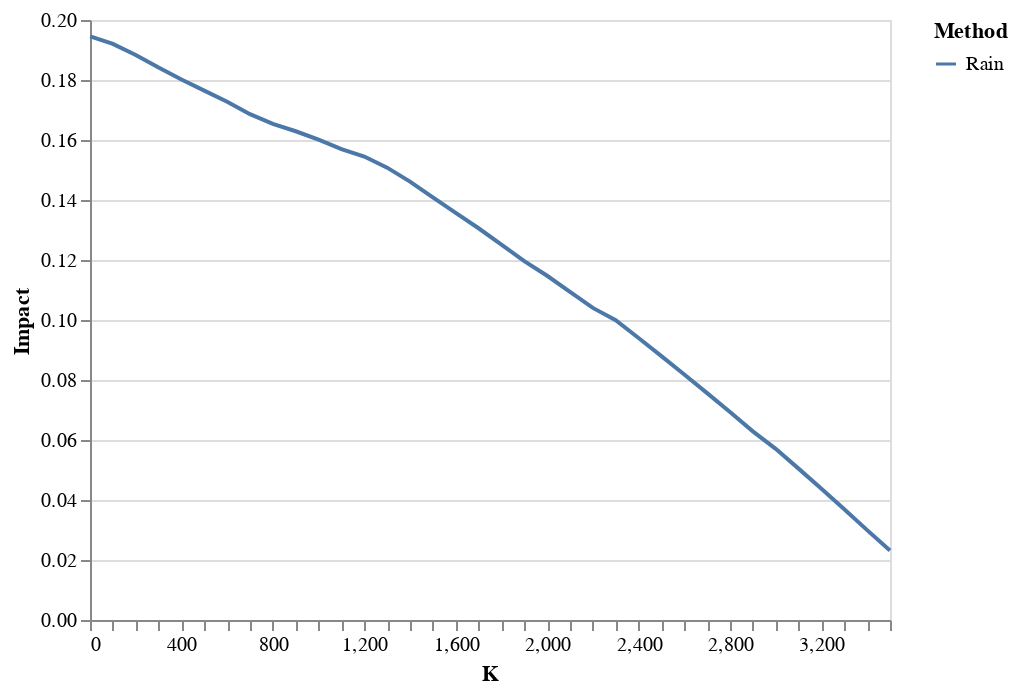

Notebook cell for this chart:
### Code cell
alt.Chart(pd.concat([df_rain])).mark_line().encode(
    alt.X('K:Q', axis=alt.Axis(tickCount=df_rain.shape[0], grid=False)),
    alt.Y("Impact:Q"),
    color = "Method"
)

### Figure 1 — Vega-Lite specification as saved in the notebook (floating-point values rounded to 4 significant figures)
{"config": {"view": {"continuousWidth": 400, "continuousHeight": 300}}, "data": {"name": "data-0aff59745d60f4f745516b4625ea2022"}, "mark": "line", "encoding": {"color": {"type": "nominal", "field": "Method"}, "x": {"type": "quantitative", "axis": {"grid": false, "tickCount": 36}, "field": "K"}, "y": {"type": "quantitative", "field": "Impact"}}, "$schema": "https://vega.github.io/schema/vega-lite/v4.8.1.json", "datasets": {"data-0aff59745d60f4f745516b4625ea2022": [{"Complain": 0.1809, "Impact": 0.1945, "F1": 0.8158, "K": 1, "Method": "Rain"}, {"Complain": 0.1821, "Impact": 0.192, "F1": 0.8163, "K": 100, "Method": "Rain"}, {"Complain": 0.1808, "Impact": 0.1884, "F1": 0.8161, "K": 200, "Method": "Rain"}, {"Complain": 0.1784, "Impact": 0.1841, "F1": 0.8168, "K": 300, "Method": "Rain"}, {"Complain": 0.1756, "Impact": 0.1802, "F1": 0.8179, "K": 400, "Method": "Rain"}, {"Complain": 0.173, "Impact": 0.1765, "F1": 0.8181, "K": 500, "Method": "Rain"}, {"Complain": 0.1694, "Impact": 0.1728, "F1": 0.8177, "K": 600, "Method": "Rain"}, {"Complain": 0.1643, "Impact": 0.1686, "F1": 0.8169, "K": 700, "Method": "Rain"}, {"Complain": 0.1598, "Impact": 0.1653, "F1": 0.8172, "K": 800, "Method": "Rain"}, {"Complain": 0.1567, "Impact": 0.1629, "F1": 0.8177, "K": 900, "Method": "Rain"}, {"Complain": 0.1529, "Impact": 0.1601, "F1": 0.8175, "K": 1000, "Method": "Rain"}, {"Complain": 0.148, "Impact": 0.157, "F1": 0.8173, "K": 1100, "Method": "Rain"}, {"Complain": 0.1437, "Impact": 0.1545, "F1": 0.8167, "K": 1200, "Method": "Rain"}, {"Complain": 0.1395, "Impact": 0.1508, "F1": 0.8164, "K": 1300, "Method": "Rain"}, {"Complain": 0.1328, "Impact": 0.1461, "F1": 0.8165, "K": 1400, "Method": "Rain"}, {"Complain": 0.1233, "Impact": 0.1409, "F1": 0.8185, "K": 1500, "Method": "Rain"}, {"Complain": 0.1137, "Impact": 0.1357, "F1": 0.821, "K": 1600, "Method": "Rain"}, {"Complain": 0.1058, "Impact": 0.1306, "F1": 0.8185, "K": 1700, "Method": "Rain"}, {"Complain": 0.09641, "Impact": 0.1252, "F1": 0.8166, "K": 1800, "Method": "Rain"}, {"Complain": 0.08638, "Impact": 0.1196, "F1": 0.8141, "K": 1900, "Method": "Rain"}, {"Complain": 0.07721, "Impact": 0.1147, "F1": 0.8134, "K": 2000, "Method": "Rain"}, {"Complain": 0.06738, "Impact": 0.1094, "F1": 0.8131, "K": 2100, "Method": "Rain"}, {"Complain": 0.06449, "Impact": 0.104, "F1": 0.8131, "K": 2200, "Method": "Rain"}, {"Complain": 0.06172, "Impact": 0.09995, "F1": 0.8131, "K": 2300, "Method": "Rain"}, {"Complain": 0.05735, "Impact": 0.09401, "F1": 0.8134, "K": 2400, "Method": "Rain"}, {"Complain": 0.05022, "Impact": 0.08798, "F1": 0.808, "K": 2500, "Method": "Rain"}, {"Complain": 0.04504, "Impact": 0.08185, "F1": 0.8013, "K": 2600, "Method": "Rain"}, {"Complain": 0.04096, "Impact": 0.07563, "F1": 0.8016, "K": 2700, "Method": "Rain"}, {"Complain": 0.03648, "Impact": 0.06931, "F1": 0.8006, "K": 2800, "Method": "Rain"}, {"Complain": 0.03057, "Impact": 0.06289, "F1": 0.8001, "K": 2900, "Method": "Rain"}, {"Complain": 0.02507, "Impact": 0.05707, "F1": 0.7988, "K": 3000, "Method": "Rain"}, {"Complain": 0.02026, "Impact": 0.05046, "F1": 0.7993, "K": 3100, "Method": "Rain"}, {"Complain": 0.01459, "Impact": 0.04374, "F1": 0.7967, "K": 3200, "Method": "Rain"}, {"Complain": 0.008963, "Impact": 0.0369, "F1": 0.7936, "K": 3300, "Method": "Rain"}, {"Complain": 0.00245, "Impact": 0.02996, "F1": 0.792, "K": 3400, "Method": "Rain"}, {"Complain": -0.004842, "Impact": 0.02316, "F1": 0.7914, "K": 3500, "Method": "Rain"}]}}
